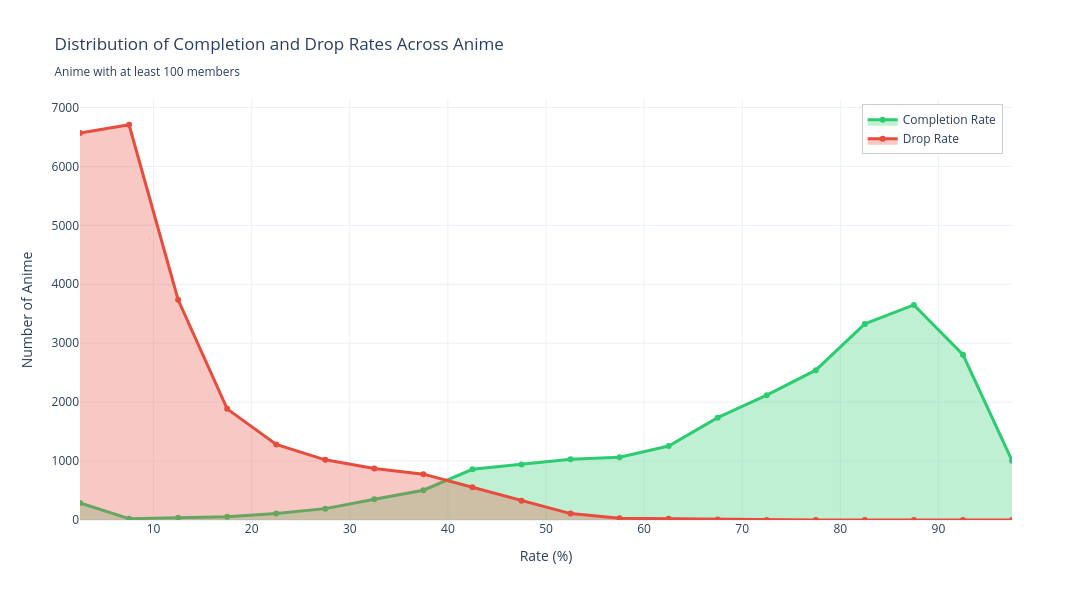

Notebook source saved alongside this figure:
### Markdown cell above
### **Genre Matters: Why Some Stories Keep Us Hooked While Others Fade**

When we look beyond the format of an anime and dive into its genre, a different story emerges.

### The Power of the Heart: Romance and Drama

If you want to ensure a viewer reaches the finale, tell them a love story.  
**Romance** leads the pack with a staggering **78.5% completion rate**.  
Closely following are **Supernatural (75.6%)** and **Drama (75.0%)**.  

What do these three have in common?

They lean heavily on emotional stakes and narrative momentum.  
When a viewer becomes invested in a character's relationship or a central mystery, they feel a psychological "need" to see the resolution.  
This is reflected in the dropout rates, too—Romance sees only 7.2% of viewers walk away, the lowest of any major genre.  

### The "Casualty" of Casual Content

Interestingly, **Slice of Life** and **Comedy** struggle the most with retention.
Slice of Life, in particular, has one of the lowest completion rates at **67.5%** and the highest dropout rate at **16.1%**.

This suggests that the "episodic" nature of these genres is a double-edged sword.  
While it makes them easy to jump into for a quick laugh, the lack of an urgent, overarching plot makes it just as easy for a viewer to stop watching whenever they feel like it.  
Without a "cliffhanger" or a clear end-goal, the incentive to finish the entire series drops.  

### Volume Doesn't Always Mean Engagement

The relationship between a genre's popularity and its completion rate is eye-opening:  

- **The "Safe Bets":** **Action** is a powerhouse, maintaining a high volume (417M users) and a healthy 73.5% completion rate. It's the industry's most reliable performer.  
- **The Fantasy Fatigue:** Despite its massive popularity (273M users), **Fantasy** falls into the lower tier of completion at **69.6%**.  
  This suggests that while viewers are drawn to magical worlds, many series in this saturated market fail to sustain interest past the initial world-building phase.  
- **The Adult Niche:** **Hentai** sits at the bottom of the completion list (67.4%).  
  While its dropout rate isn't the highest, the data suggests that for adult content, viewers are often looking for specific moments rather than a complete narrative journey.

### Code cell
fig = gu.completion_dropout_distribution()
fig.show()

### Figure 1 — Plotly figure (JSON) as saved in the notebook; plotly's stock layout.template omitted (floating-point values rounded to 4 significant figures)
{"data": [{"fill": "tozeroy", "fillcolor": "rgba(46, 204, 113, 0.3)", "hovertemplate": "<b>Completion Rate:  %{x:.0f}%</b><br>Anime Count: %{y: ,}<extra></extra>", "line": {"color": "rgb(46, 204, 113)", "width": 3}, "marker": {"color": "rgb(46, 204, 113)", "size": 6}, "mode": "lines+markers", "name": "Completion Rate", "type": "scatter", "x": [2.5, 7.5, 12.5, 17.5, 22.5, 27.5, 32.5, 37.5, 42.5, 47.5, 52.5, 57.5, 62.5, 67.5, 72.5, 77.5, 82.5, 87.5, 92.5, 97.5], "y": [289, 22, 39, 57, 109, 193, 351, 505, 861, 940, 1029, 1065, 1255, 1737, 2119, 2543, 3328, 3649, 2806, 1007]}, {"fill": "tozeroy", "fillcolor": "rgba(231, 76, 60, 0.3)", "hovertemplate": "<b>Drop Rate: %{x:.0f}%</b><br>Anime Count: %{y:,}<extra></extra>", "line": {"color": "rgb(231, 76, 60)", "width": 3}, "marker": {"color": "rgb(231, 76, 60)", "size": 6}, "mode": "lines+markers", "name": "Drop Rate", "type": "scatter", "x": [2.5, 7.5, 12.5, 17.5, 22.5, 27.5, 32.5, 37.5, 42.5, 47.5, 52.5, 57.5, 62.5, 67.5, 72.5, 77.5, 82.5, 87.5, 92.5, 97.5], "y": [6567, 6707, 3737, 1886, 1282, 1021, 875, 778, 557, 327, 109, 28, 21, 8, 1, 0, 0, 0, 0, 0]}], "layout": {"height": 600, "hovermode": "x unified", "legend": {"bgcolor": "rgba(255,255,255,0.9)", "bordercolor": "#CCCCCC", "borderwidth": 1, "x": 0.99, "xanchor": "right", "y": 0.99, "yanchor": "top"}, "showlegend": true, "title": {"text": "Distribution of Completion and Drop Rates Across Anime<br><sub>Anime with at least 100 members</sub>"}, "width": 1400, "xaxis": {"title": {"text": "Rate (%)"}}, "yaxis": {"title": {"text": "Number of Anime"}}}}
